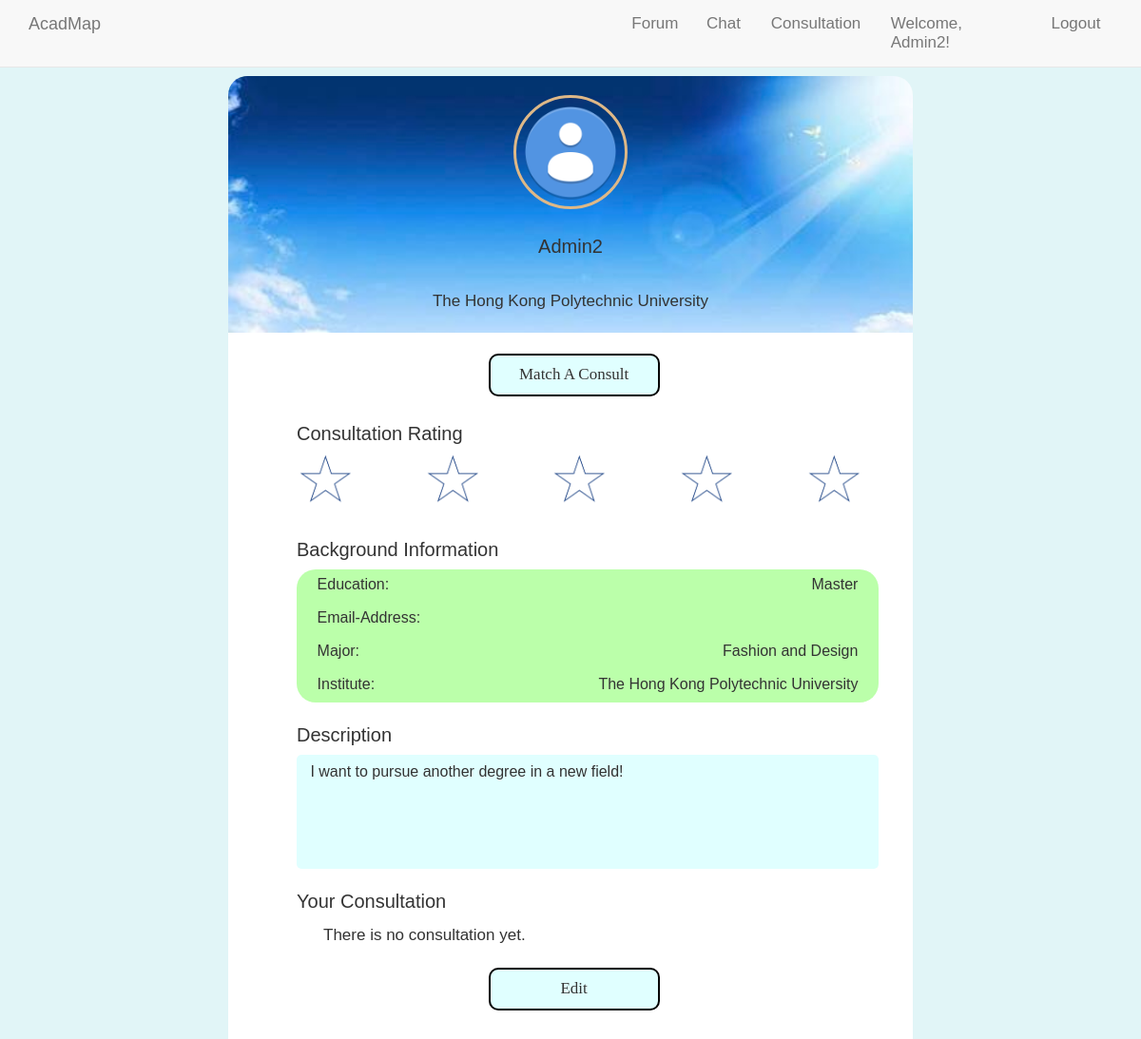
Before: /forum_related/myprofile.php (signed in) with the older database file.
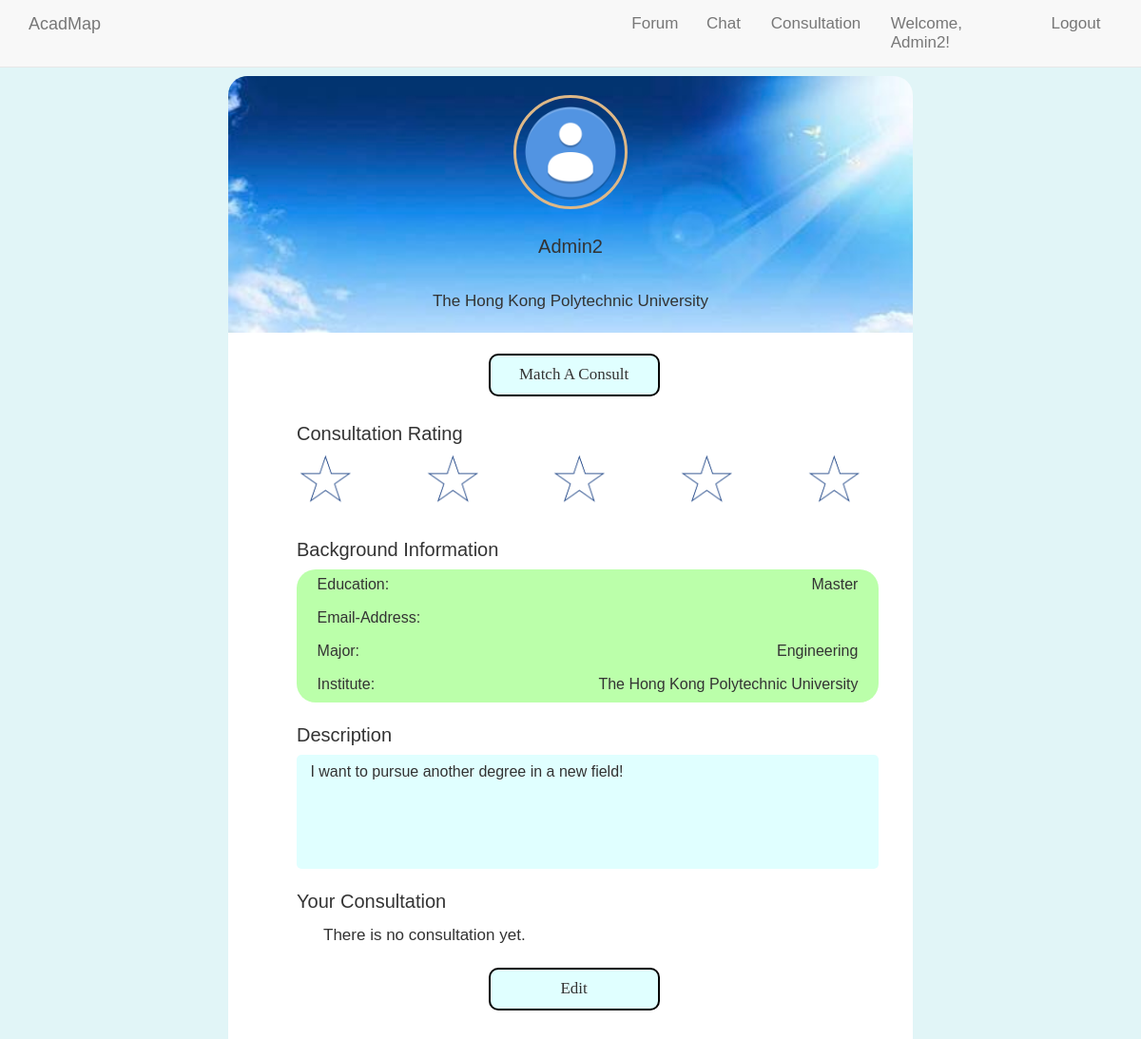
After: the same page with the newer database file.
### tables this page shows
CREATE TABLE `user_profile` (
  `user_id` int(8) UNSIGNED NOT NULL,
  `username` varchar(16) NOT NULL,
  `personal_picture` varchar(200) DEFAULT NULL,
  `education_level` varchar(64) NOT NULL,
  `personal_description` text NOT NULL,
  `major` varchar(120) NOT NULL,
  `user_level` varchar(15) NOT NULL DEFAULT 'member',
  `institute` varchar(40) DEFAULT NULL,
  `consult_rating` int(1) NOT NULL DEFAULT 0,
  `cvv` int(3) DEFAULT NULL,
  `expire_yr` int(4) DEFAULT NULL,
  `expire_mth` int(2) DEFAULT NULL,
  `cardnumber` int(16) DEFAULT NULL,
  `cardname` varchar(20) DEFAULT NULL
);

### forum_related/myprofile.php (the view, shortened to what this page needs)
<!DOCTYPE html>
<html>
<head>
  <link rel="stylesheet" href="../css/bootstrap.min.css">
  <link rel="stylesheet" href="../css/main.css">
    <link rel="stylesheet" href="../css/post.css">
  <link rel="stylesheet" href="../css/profile.css">
	</head>
	<body>
		<div style="background-color: #e1f5f7">
		<div class="space1"></div>
		<?php
			include("../navbar.php");
			$uid = $_SESSION['user_id'];
			$servername = "localhost";
			$username = "root";
			$password = "";
			$conn = new mysqli($servername, $username, $password, 'AcadMap');
			$commentsql = "SELECT * FROM user_profile WHERE user_id=$uid";
			$commentResult = mysqli_query($conn,$commentsql);
			$Commentinfo = mysqli_fetch_array($commentResult);
			echo "<div class='top1'><div class='circle1'></div>
				<div class='username1'>".$Commentinfo['username']."</div>
				<div class='institute1'>".$Commentinfo['institute']."</div>
				</div>";
		?>
		<div class="content1">
			<button class="consult1" type="button" onclick="window.location.href='matching.php'">Match A Consult</button>
			<div class="rank1">
				Consultation Rating
			</div>
			<?php
				$starsql = "SELECT AVG(score) AS maxs FROM consultation_comment WHERE user_id=$uid";
				$starResult = mysqli_query($conn,$starsql);
				$starinfo = mysqli_fetch_array($starResult);
				if($starinfo['maxs']>4){
					echo '<div class="ratings11"></div>
					<div class="ratings11 ratings2"></div>
					<div class="ratings11 ratings3"></div>
					<div class="ratings11 ratings4"></div>
					<div class="ratings11 ratings5"></div>';
				}
				else if($starinfo['maxs']>3){
					echo '<div class="ratings11"></div>
					<div class="ratings11 ratings2"></div>
					<div class="ratings11 ratings3"></div>
					<div class="ratings11 ratings4"></div>
					<div class="rating11 rating5"></div>';
				}
				else if($starinfo['maxs']>2){
					echo '<div class="ratings11"></div>
					<div class="ratings11 ratings2"></div>
					<div class="ratings11 ratings3"></div>
					<div class="rating11 rating4"></div>
					<div class="rating11 rating5"></div>';
				}
				else if($starinfo['maxs']>1){
					echo '<div class="ratings11"></div>
					<div class="ratings11 ratings2"></div>
					<div class="rating11 rating4"></div>
					<div class="rating11 rating4"></div>
					<div class="rating11 rating5"></div>';
				}
				else if($starinfo['maxs']>0){
					echo '<div class="ratings11"></div>
					<div class="rating11 rating4"></div>
					<div class="rating11 rating4"></div>
					<div class="rating11 rating4"></div>
					<div class="rating11 rating5"></div>';
				}
				else{
					echo '<div class="rating11"></div>
					<div class="rating11 rating4"></div>
					<div class="rating11 rating4"></div>
					<div class="rating11 rating4"></div>
					<div class="rating11 rating5"></div>';
				}
			?>
			<div class="bac-info1">
					Background Information
				</div>
				<?php
					$sql = "SELECT * FROM user WHERE user_id=$uid";
					$Result = mysqli_query($conn,$sql);
					$info = mysqli_fetch_array($Result);
					echo '<div class="status1" >
							Education:<div class="education1">'.$Commentinfo['education_level'].'</div>
						</div>
						<div class="email2" >Email-Address:
							<div class="email1">'.$info['email_address'].'</div>
						</div>
						<div class="major2" >Major:
							<div class="major1">'.$Commentinfo['major'].'</div>
						</div>
						<div class="user_status1">Institute:
							<div class="user_status2">'.$Commentinfo['institute'].'</div>
						</div>';
				?>
			<div class="des1">Description</div>
			<div rows="3" cols="10" class="description1">
			<?php
					echo $Commentinfo['personal_description'];
			?>
			</div>
			<div class="con1">
				Your Consultation
			</div>
			<?php
				$sql = "SELECT * FROM consultation_comment WHERE user_id=$uid";
				$Result = mysqli_query($conn,$sql);
				$col = mysqli_num_rows($Result);
				if($col==0){
					echo '<div style="height:10px"></div><div style="margin-left:100px">There is no consultation yet.</div>';
				}
			?>
			<form action='editprofile.php'>
				<button class="consult1" type="button" onclick="window.location.href='editprofile.php'">Edit</button>
			</form>
			<div class="space1"></div>
		</div>
	</body>
</html>

Changed rows visible on the page:
changed user_profile "Admin2": major "Fashion and Design" → "Engineering"
